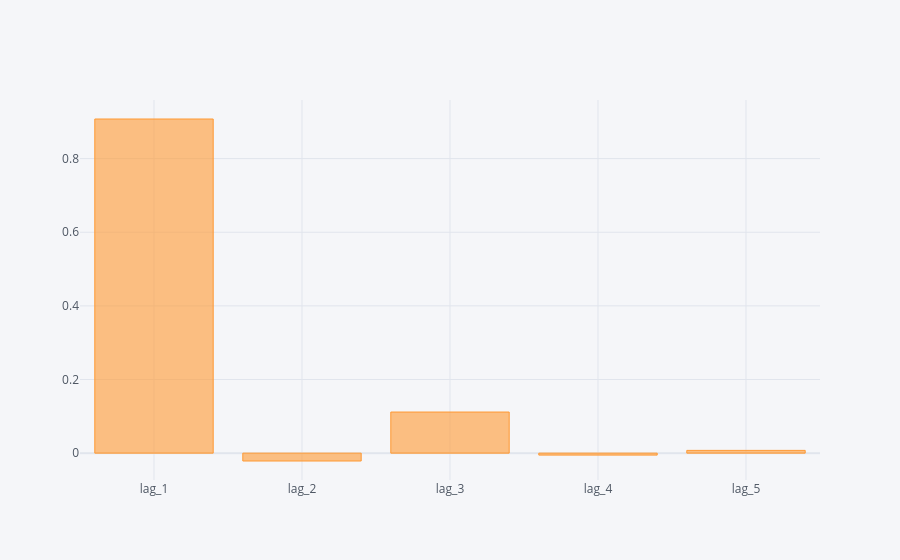

This figure's notebook cell:
### Code cell
regd.mean().iplot(kind='bar')

### Figure 1 — Plotly figure (JSON) as saved in the notebook; plotly's stock layout.template omitted (floating-point values rounded to 4 significant figures)
{"data": [{"marker": {"color": "rgba(255, 153, 51, 0.6)", "line": {"color": "rgba(255, 153, 51, 1.0)", "width": 1}}, "name": "None", "orientation": "v", "text": "", "type": "bar", "x": ["lag_1", "lag_2", "lag_3", "lag_4", "lag_5"], "y": [0.9075, -0.02134, 0.1116, -0.005309, 0.007504]}], "layout": {"legend": {"bgcolor": "#F5F6F9", "font": {"color": "#4D5663"}}, "paper_bgcolor": "#F5F6F9", "plot_bgcolor": "#F5F6F9", "title": {"font": {"color": "#4D5663"}}, "xaxis": {"gridcolor": "#E1E5ED", "showgrid": true, "tickfont": {"color": "#4D5663"}, "title": {"font": {"color": "#4D5663"}, "text": ""}, "zerolinecolor": "#E1E5ED"}, "yaxis": {"gridcolor": "#E1E5ED", "showgrid": true, "tickfont": {"color": "#4D5663"}, "title": {"font": {"color": "#4D5663"}, "text": ""}, "zerolinecolor": "#E1E5ED"}}}
